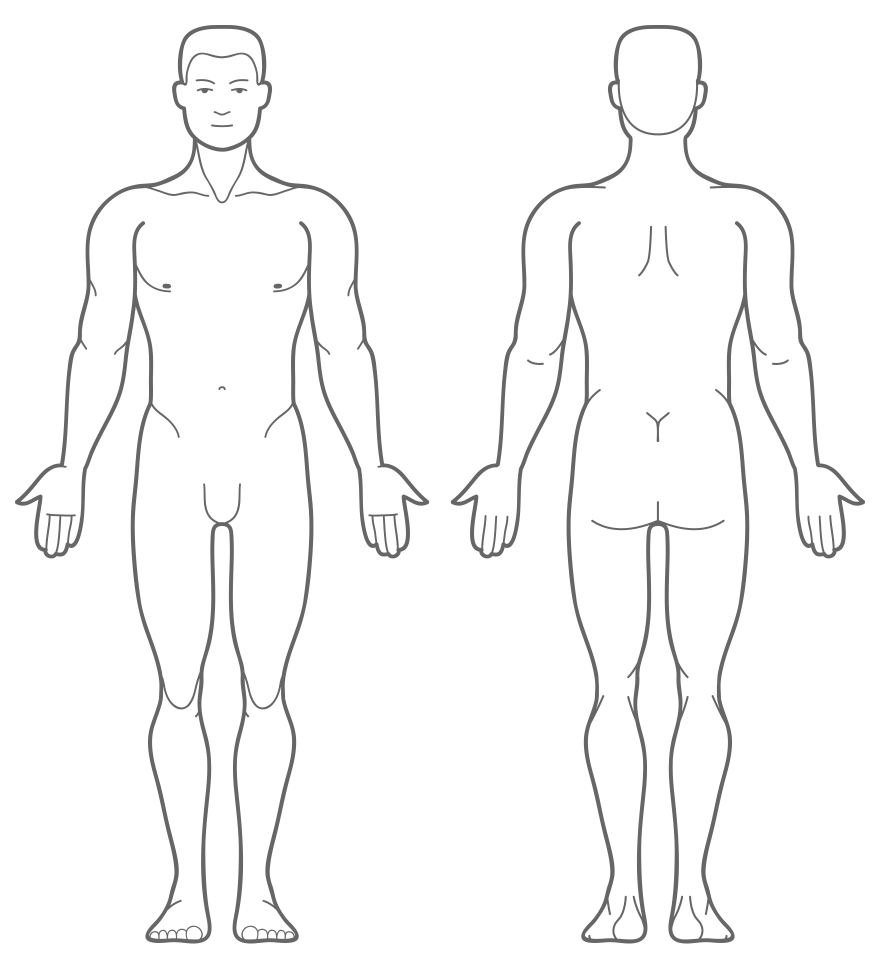
#> input picture src/assets/images/bg_men.png, 1759 x 1939 px (shown at 1/2 size)
$ python test_prepare_assets.py
#> lines starting #> are read from the running program, lines starting #| are printed output that depends on the picture
import os
from reportlab.lib.pagesizes import A4, landscape
from reportlab.lib import colors
from reportlab.platypus import (
    SimpleDocTemplate, Paragraph, Spacer, Table, TableStyle, Image, HRFlowable, PageBreak, KeepTogether
)
from reportlab.lib.styles import getSampleStyleSheet, ParagraphStyle
from reportlab.graphics.shapes import Drawing, Rect, Circle, Line, String
from PIL import Image as PILImage, ImageDraw

# =============================================================================
# 0. PREPARAR IMÁGENES ANOTADAS
# =============================================================================
def prepare_annotated_body():
    bg_path = "src/assets/images/bg_men.png"
    out_path = "src/assets/images/bg_men_annotated.png"
    if not os.path.exists(bg_path):
        return None

    im = PILImage.open(bg_path).convert("RGBA")
#> im is the input picture: PIL image 1759x1939 RGBA; mean R, G, B, A 247.8, 247.8, 247.8, 255
    draw = ImageDraw.Draw(im)

    # Vista posterior (espalda) - Cabeza centrada en x=1310, y=180
    cx, cy = 1310, 180

    # Círculo diana rojo en el occipital
    draw.ellipse((cx-45, cy-45, cx+45, cy+45), outline="#dc2626", width=10)
    draw.ellipse((cx-18, cy-18, cx+18, cy+18), fill="#dc2626")

    # Línea indicadora
    draw.line((cx+45, cy, cx+220, cy-70), fill="#dc2626", width=8)

    # Cuadro informativo
    draw.rectangle((cx+220, cy-140, cx+560, cy+20), fill=(255, 255, 255, 245), outline="#dc2626", width=6)

    # Texto en el cuadro (si PIL default font funciona)
    draw.text((cx+235, cy-125), "LESIÓN OCCIPITAL (18:30 H)", fill="#991b1b")
    draw.text((cx+235, cy-90), "Brecha craneal profunda", fill="#1f2937")
    draw.text((cx+235, cy-60), "Impacto seco por caída", fill="#1f2937")
    draw.text((cx+235, cy-30), "Base craneal fracturada", fill="#1f2937")

    # Etiquetas de vista inferior
    draw.text((380, 1880), "VISTA ANTERIOR (FRENTE)", fill="#4b5563")
    draw.text((1180, 1880), "VISTA POSTERIOR (ESPALDA)", fill="#4b5563")

    im.save(out_path)
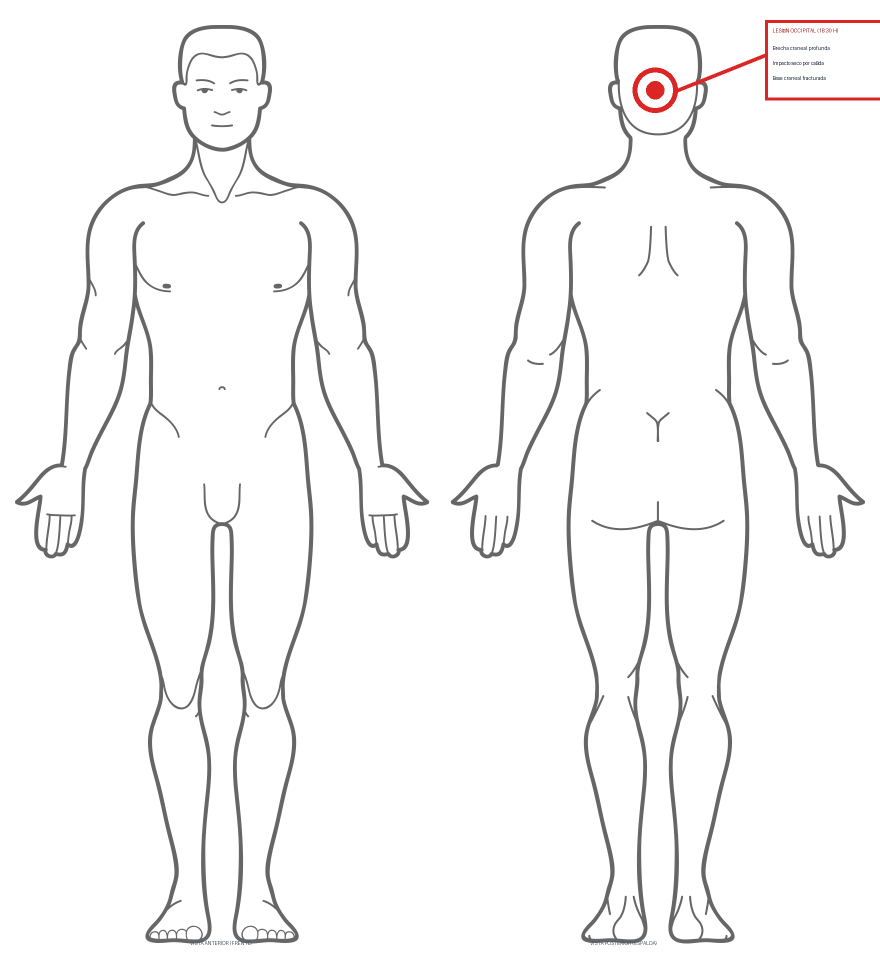
#> saved as bg_men_annotated.png: PIL image 1759x1939 RGBA (shown at 1/2 size); mean R, G, B, A 247.6, 247.2, 247.2, 254.9; transparent parts drawn white
    return out_path

prepare_annotated_body()
print("Imagen anotada generada.")
